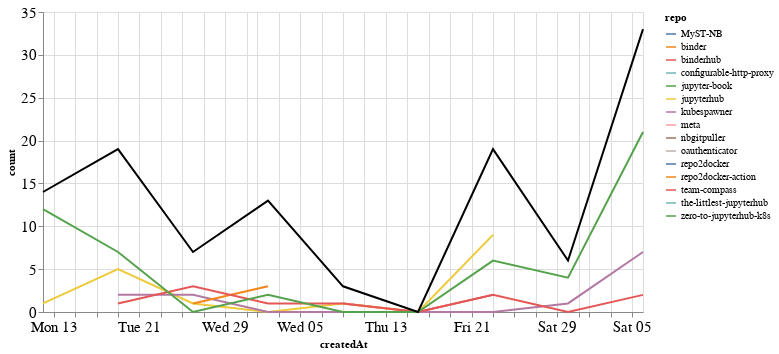

The notebook cell this image was saved under:
### Markdown cell above
## Comments

### Code cell
comments_time = comments.groupby('repo').resample('W', on='createdAt').count()['author'].reset_index()
comments_time = comments_time.rename(columns={'author': 'count'})
comments_time_total = comments_time.groupby('createdAt').agg({"count": "sum"}).reset_index()
ch1 = alt.Chart(comments_time, width=600).mark_line().encode(
    x='createdAt',
    y='count',
    color='repo',
    tooltip="repo"
)

ch2 = alt.Chart(comments_time_total, width=600).mark_line(color="black").encode(
    x='createdAt',
    y='count',
)

ch1 + ch2

### Figure 1 — Vega-Lite specification as saved in the notebook (floating-point values rounded to 4 significant figures)
{"config": {"axisLeft": {"labelFontSize": 15}, "axisBottom": {"labelFontSize": 15}}, "layer": [{"data": {"name": "data-a960bec2276bab50bf79aed6d59cefce"}, "mark": "line", "encoding": {"color": {"type": "nominal", "field": "repo"}, "tooltip": {"type": "nominal", "field": "repo"}, "x": {"type": "temporal", "field": "createdAt"}, "y": {"type": "quantitative", "field": "count"}}, "width": 600}, {"data": {"name": "data-1140b7b11e7dc6282d11435fcc185da2"}, "mark": {"type": "line", "color": "black"}, "encoding": {"x": {"type": "temporal", "field": "createdAt"}, "y": {"type": "quantitative", "field": "count"}}, "width": 600}], "$schema": "https://vega.github.io/schema/vega-lite/v4.8.1.json", "datasets": {"data-a960bec2276bab50bf79aed6d59cefce": [{"repo": "MyST-NB", "createdAt": "2020-08-02T00:00:00", "count": 2}, {"repo": "binder", "createdAt": "2020-07-19T00:00:00", "count": 2}, {"repo": "binderhub", "createdAt": "2020-08-09T00:00:00", "count": 1}, {"repo": "binderhub", "createdAt": "2020-08-16T00:00:00", "count": 0}, {"repo": "binderhub", "createdAt": "2020-08-23T00:00:00", "count": 2}, {"repo": "configurable-http-proxy", "createdAt": "2020-08-30T00:00:00", "count": 1}, {"repo": "jupyter-book", "createdAt": "2020-07-12T00:00:00", "count": 1}, {"repo": "jupyterhub", "createdAt": "2020-07-12T00:00:00", "count": 1}, {"repo": "jupyterhub", "createdAt": "2020-07-19T00:00:00", "count": 5}, {"repo": "jupyterhub", "createdAt": "2020-07-26T00:00:00", "count": 1}, {"repo": "jupyterhub", "createdAt": "2020-08-02T00:00:00", "count": 0}, {"repo": "jupyterhub", "createdAt": "2020-08-09T00:00:00", "count": 1}, {"repo": "jupyterhub", "createdAt": "2020-08-16T00:00:00", "count": 0}, {"repo": "jupyterhub", "createdAt": "2020-08-23T00:00:00", "count": 9}, {"repo": "kubespawner", "createdAt": "2020-07-19T00:00:00", "count": 2}, {"repo": "kubespawner", "createdAt": "2020-07-26T00:00:00", "count": 2}, {"repo": "kubespawner", "createdAt": "2020-08-02T00:00:00", "count": 0}, {"repo": "kubespawner", "createdAt": "2020-08-09T00:00:00", "count": 0}, {"repo": "kubespawner", "createdAt": "2020-08-16T00:00:00", "count": 0}, {"repo": "kubespawner", "createdAt": "2020-08-23T00:00:00", "count": 0}, {"repo": "kubespawner", "createdAt": "2020-08-30T00:00:00", "count": 1}, {"repo": "kubespawner", "createdAt": "2020-09-06T00:00:00", "count": 7}, {"repo": "meta", "createdAt": "2020-07-19T00:00:00", "count": 2}, {"repo": "nbgitpuller", "createdAt": "2020-08-02T00:00:00", "count": 5}, {"repo": "oauthenticator", "createdAt": "2020-09-06T00:00:00", "count": 1}, {"repo": "repo2docker", "createdAt": "2020-09-06T00:00:00", "count": 1}, {"repo": "repo2docker-action", "createdAt": "2020-07-26T00:00:00", "count": 1}, {"repo": "repo2docker-action", "createdAt": "2020-08-02T00:00:00", "count": 3}, {"repo": "team-compass", "createdAt": "2020-07-19T00:00:00", "count": 1}, {"repo": "team-compass", "createdAt": "2020-07-26T00:00:00", "count": 3}, {"repo": "team-compass", "createdAt": "2020-08-02T00:00:00", "count": 1}, {"repo": "team-compass", "createdAt": "2020-08-09T00:00:00", "count": 1}, {"repo": "team-compass", "createdAt": "2020-08-16T00:00:00", "count": 0}, {"repo": "team-compass", "createdAt": "2020-08-23T00:00:00", "count": 2}, {"repo": "team-compass", "createdAt": "2020-08-30T00:00:00", "count": 0}, {"repo": "team-compass", "createdAt": "2020-09-06T00:00:00", "count": 2}, {"repo": "the-littlest-jupyterhub", "createdAt": "2020-09-06T00:00:00", "count": 1}, {"repo": "zero-to-jupyterhub-k8s", "createdAt": "2020-07-12T00:00:00", "count": 12}, {"repo": "zero-to-jupyterhub-k8s", "createdAt": "2020-07-19T00:00:00", "count": 7}, {"repo": "zero-to-jupyterhub-k8s", "createdAt": "2020-07-26T00:00:00", "count": 0}, {"repo": "zero-to-jupyterhub-k8s", "createdAt": "2020-08-02T00:00:00", "count": 2}, {"repo": "zero-to-jupyterhub-k8s", "createdAt": "2020-08-09T00:00:00", "count": 0}, {"repo": "zero-to-jupyterhub-k8s", "createdAt": "2020-08-16T00:00:00", "count": 0}, {"repo": "zero-to-jupyterhub-k8s", "createdAt": "2020-08-23T00:00:00", "count": 6}, {"repo": "zero-to-jupyterhub-k8s", "createdAt": "2020-08-30T00:00:00", "count": 4}, {"repo": "zero-to-jupyterhub-k8s", "createdAt": "2020-09-06T00:00:00", "count": 21}], "data-1140b7b11e7dc6282d11435fcc185da2": [{"createdAt": "2020-07-12T00:00:00", "count": 14}, {"createdAt": "2020-07-19T00:00:00", "count": 19}, {"createdAt": "2020-07-26T00:00:00", "count": 7}, {"createdAt": "2020-08-02T00:00:00", "count": 13}, {"createdAt": "2020-08-09T00:00:00", "count": 3}, {"createdAt": "2020-08-16T00:00:00", "count": 0}, {"createdAt": "2020-08-23T00:00:00", "count": 19}, {"createdAt": "2020-08-30T00:00:00", "count": 6}, {"createdAt": "2020-09-06T00:00:00", "count": 33}]}}
